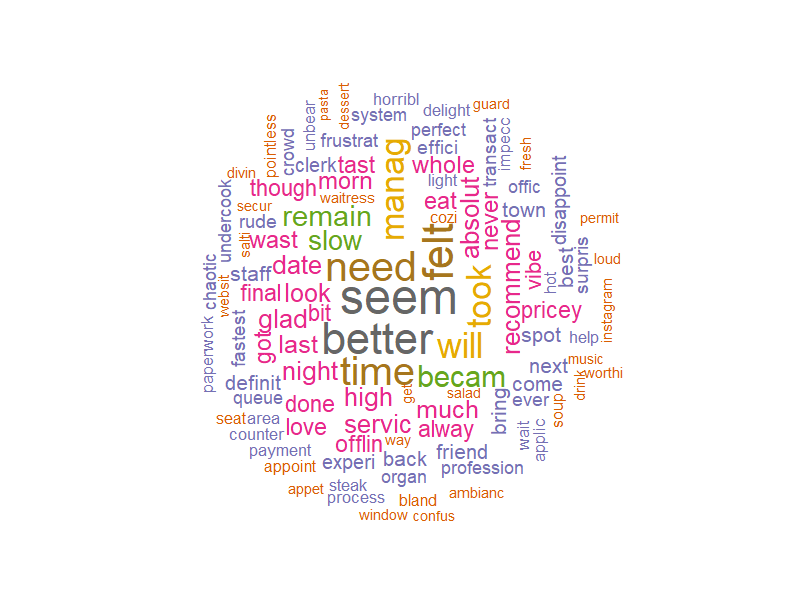

Reproduce this figure in R.
#PART 1
setwd("C:/Users/LIENARD/Documents/DataMining/WordCloudExam")
install.packages(c("tm", "SnowballC", "wordcloud", "RColorBrewer"))

library(tm)
library(SnowballC)
library(wordcloud)
library(RColorBrewer)

text <- readLines("feedback.txt", encoding = "UTF-8", warn=FALSE)
text <- paste(text, collapse = " ")

corpus <- Corpus(VectorSource(text))   
corpus <- tm_map(corpus, content_transformer(tolower))
corpus <- tm_map(corpus, content_transformer(function(x) gsub("[^a-z ]", " ", x)))
corpus <- tm_map(corpus, removeNumbers) 
corpus <- tm_map(corpus, removeWords, stopwords("english"))
corpus <- tm_map(corpus, stripWhitespace)
corpus <- tm_map(corpus, stemDocument)


#PART 2
tdm <- TermDocumentMatrix(corpus)
m <- as.matrix(tdm)
word_freqs <- sort(rowSums(m), decreasing = TRUE)
df <- data.frame(word = names(word_freqs), freq = word_freqs)
print("Top 10 Most Frequent Words")
print(head(df, 10))
# Interpretation of the results:
# The dominance of words like "seem" and "felt" reveals
# that customer feedback is driven primarily by subjective impressions.
# Frequent use of "better" and "need" signals a clear demand for service 
# improvements rather than just praise. Finally, the prominence of "time" 
# and "took" confirms that efficiency and wait times are the customers' biggest
# frustrations.


#PART 3
png("wordcloud_exam.png", width = 800, height = 600)

set.seed(1111)

wordcloud(
  words = df$word,
  freq = df$freq,
  min.freq = 2,
  max.words = 1000,
  random.order = FALSE,
  rot.per = 0.35,
  colors = brewer.pal(8, "Dark2")
)
dev.off()

#Part 4
df_rare <- subset(df, freq==1)

print("Least Frequent Words")
print(head(df_rare, 5))


png("wordcloud_rare.png", width = 800, height = 600)

set.seed(1010)

wordcloud(
  words = df_rare$word,
  freq = df_rare$freq,
  min.freq = 1,
  max.words = 1000,
  random.order = FALSE,
  rot.per = 0.35,
  colors = brewer.pal(8, "Dark2")
)

dev.off()





